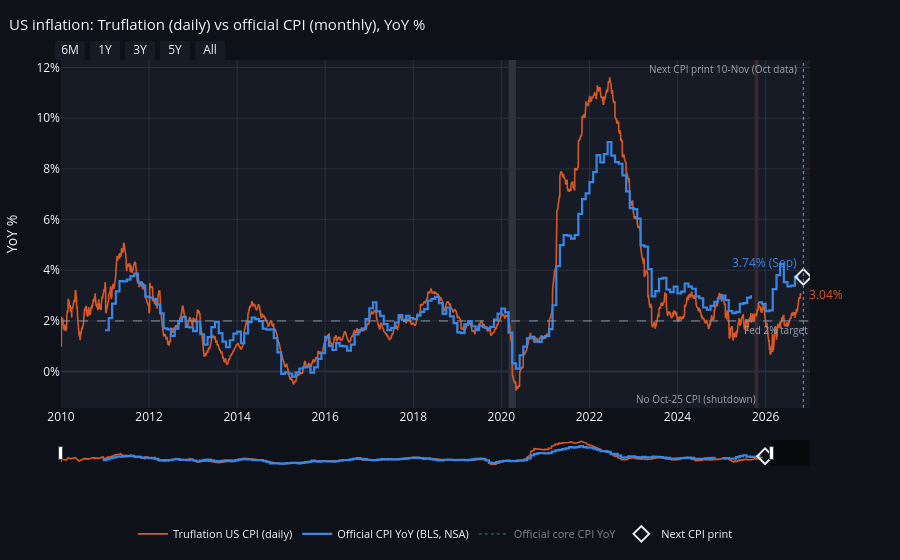

The code cell stored with this chart in its notebook:
### Markdown cell above
## Q2 · Visualisation
Interactive version: [https://us-inflation-monitor.onrender.com/](https://us-inflation-monitor.onrender.com/)

### Code cell
ch.fig_yoy_comparison(truf, cpi, res.recessions, res.releases).show()

### Figure 1 — Plotly figure (JSON) as saved in the notebook; plotly's stock layout.template omitted (floating-point values rounded to 4 significant figures; data arrays with more than 128 entries replaced by an {"elided": "..."} marker saying what was removed)
{"data": [{"hovertemplate": "%{y:.2f}%<extra>Truflation</extra>", "line": {"color": "#d95926", "width": 1.6}, "name": "Truflation US CPI (daily)", "type": "scatter", "x": {"elided": "6138 str values"}, "y": {"elided": "6138 float values"}}, {"connectgaps": false, "customdata": {"elided": "190x2 mixed values"}, "hovertemplate": "%{y:.2f}% (%{customdata[0]}) · z %{customdata[1]:+.2f}<extra>CPI</extra>", "line": {"color": "#3987e5", "shape": "hv", "width": 2.2}, "name": "Official CPI YoY (BLS, NSA)", "type": "scatter", "x": {"elided": "190 str values"}, "y": {"elided": "190 float values"}}, {"customdata": {"elided": "190 str values"}, "hovertemplate": "%{y:.2f}% (%{customdata})<extra>Core CPI</extra>", "line": {"color": "#199e70", "dash": "dot", "shape": "hv", "width": 1.6}, "name": "Official core CPI YoY", "type": "scatter", "visible": "legendonly", "x": {"elided": "190 str values"}, "y": {"elided": "190 float values"}}, {"hovertemplate": "Next CPI print: Tue 10 Nov 2026<br>covers Oct-26 · in 20 days<extra></extra>", "legendgroup": "nextCPI", "marker": {"color": "#e6e9ef", "line": {"width": 2}, "size": 12, "symbol": "diamond-open"}, "mode": "markers", "name": "Next CPI print", "showlegend": true, "type": "scatter", "x": ["2026-11-10T00:00:00"], "y": [3.738]}], "layout": {"annotations": [{"font": {"color": "#9aa3b2", "size": 10}, "showarrow": false, "text": "No Oct-25 CPI (shutdown)", "x": "2025-11-01T00:00:00", "xanchor": "right", "xref": "x", "y": 0, "yanchor": "bottom", "yref": "y domain"}, {"font": {"color": "#9aa3b2", "size": 10}, "showarrow": false, "text": "Fed 2% target", "x": 1, "xanchor": "right", "xref": "x domain", "y": 2, "yanchor": "top", "yref": "y"}, {"font": {"color": "#d95926", "size": 12}, "showarrow": false, "text": "3.04%", "x": "2026-10-21T00:00:00", "xanchor": "left", "xshift": 6, "y": 3.038}, {"font": {"color": "#3987e5", "size": 12}, "showarrow": false, "text": "3.74% (Sep)", "x": "2026-10-01T00:00:00", "xanchor": "right", "y": 3.738, "yanchor": "bottom", "yshift": 4}, {"font": {"color": "#9aa3b2", "size": 10}, "showarrow": false, "text": "Next CPI print 10-Nov (Oct data)", "x": "2026-11-10T00:00:00", "xanchor": "right", "xshift": -4, "y": 1, "yanchor": "top", "yref": "paper"}], "height": 560, "hovermode": "x unified", "legend": {"font": {"size": 11}, "orientation": "h", "x": 0.5, "xanchor": "center", "y": -0.32, "yanchor": "top"}, "margin": {"b": 70, "l": 55, "r": 90, "t": 60}, "paper_bgcolor": "#0e1117", "plot_bgcolor": "#161b26", "shapes": [{"fillcolor": "rgba(154,163,178,0.18)", "layer": "below", "line": {"width": 0}, "type": "rect", "x0": "2020-03-01T00:00:00", "x1": "2020-05-01T00:00:00", "xref": "x", "y0": 0, "y1": 1, "yref": "y domain"}, {"fillcolor": "rgba(230,103,103,0.18)", "layer": "below", "line": {"width": 0}, "type": "rect", "x0": "2025-10-01T00:00:00", "x1": "2025-11-01T00:00:00", "xref": "x", "y0": 0, "y1": 1, "yref": "y domain"}, {"line": {"color": "#8a94a6", "dash": "dash", "width": 1}, "type": "line", "x0": 0, "x1": 1, "xref": "x domain", "y0": 2, "y1": 2, "yref": "y"}, {"line": {"color": "#8a94a6", "dash": "dot", "width": 1}, "type": "line", "x0": "2026-11-10T00:00:00", "x1": "2026-11-10T00:00:00", "xref": "x", "y0": 0, "y1": 1, "yref": "y domain"}], "title": {"font": {"size": 15}, "text": "US inflation: Truflation (daily) vs official CPI (monthly), YoY %", "x": 0.01, "xanchor": "left"}, "xaxis": {"gridcolor": "#2a2f3e", "range": ["2010-01-01T00:00:00", "2027-01-04T00:00:00"], "rangeselector": {"activecolor": "#2a2f3e", "bgcolor": "#161b26", "buttons": [{"count": 6, "label": "6M", "step": "month", "stepmode": "backward"}, {"count": 1, "label": "1Y", "step": "year", "stepmode": "backward"}, {"count": 3, "label": "3Y", "step": "year", "stepmode": "backward"}, {"count": 5, "label": "5Y", "step": "year", "stepmode": "backward"}, {"label": "All", "step": "all"}], "x": 0, "y": 1.0, "yanchor": "bottom"}, "rangeslider": {"bgcolor": "#0e1117", "thickness": 0.06, "visible": true}, "type": "date"}, "yaxis": {"gridcolor": "#2a2f3e", "ticksuffix": "%", "title": {"text": "YoY %"}, "zerolinecolor": "#2a2f3e"}}}
